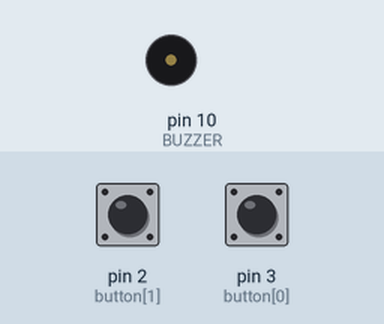
A sketch run on a simulated Arduino Uno, built with avr-gcc and run on an emulated ATmega328P. Parts: buzzer (waves = sounding). The inputs (shaded band) are chosen by the test bench; at power-on: pin 2 (button[1]) LOW, pin 3 (button[0]) LOW.

Above: at 1.2 s.
1.3 s: pin 2 (button[1]) pulled HIGH for 0.15 s
At 1.37 s:
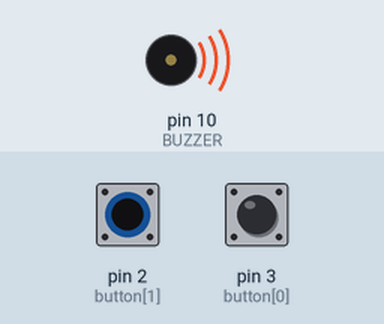
2.9 s: pin 2 (button[1]) pulled HIGH for 3.2 s
At 6.7 s:
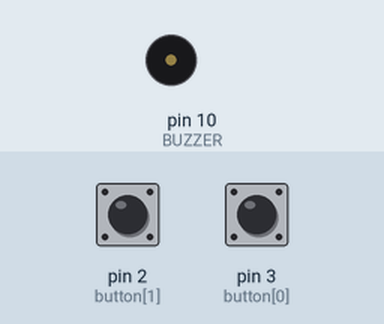
7.6 s: pin 3 (button[0]) pulled HIGH for 3.2 s
At 7.9 s:
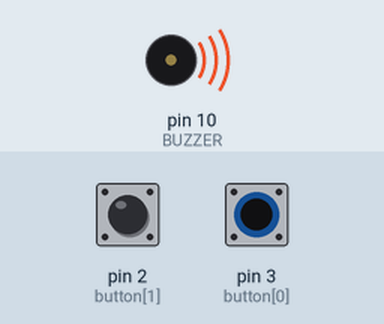
Timing chart, 0 to 12.3 s (numbered marks = the images above; inputs shaded):
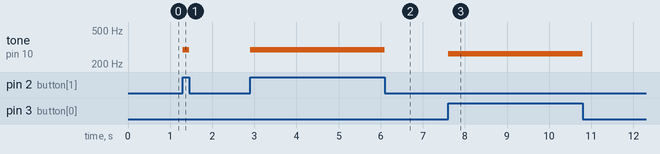

Measured:
- after the input at 1.3 s, tone on pin 10 (BUZZER): silent → 294 Hz at once, → silent 0.15 s later
- after the input at 2.9 s, tone on pin 10 (BUZZER): silent → 294 Hz at once, → silent 3.2 s later
- after the input at 7.6 s, tone on pin 10 (BUZZER): silent → 262 Hz at once, → silent 3.2 s later

The sketch:

348_0.ino
```cpp
// p.197

const int BUZZER = 10;
const int button[2] = { 3, 2 };

const int note[2] = { 262, 294 };

void setup() {
  for (int n = 0; n <= 1; n++) {
    pinMode(button[n], INPUT);
  }
}

void loop() {
  if (digitalRead(button[0]) == HIGH) {
    tone(BUZZER, note[0]);
  }
  else if (digitalRead(button[1]) == HIGH) {
    tone(BUZZER, note[1]);
  }
  else {
    noTone(BUZZER);
  }
}
```
